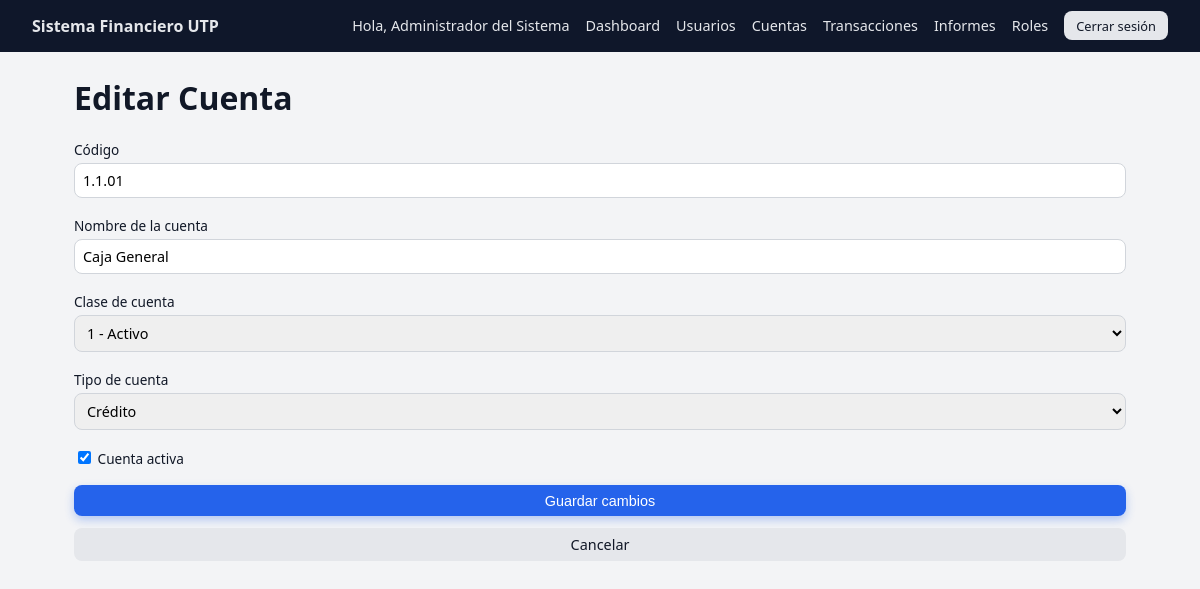
/public/accounts.php?action=edit&id=1 (signed in), run on the app's committed database.
### tables this page shows
CREATE TABLE `accounts` (
  `id` int NOT NULL,
  `code` varchar(20) NOT NULL,
  `name` varchar(150) NOT NULL,
  `account_class` tinyint NOT NULL,
  `account_type` enum('debit','credit') NOT NULL,
  `balance` decimal(15,2) DEFAULT '0.00',
  `is_active` tinyint(1) DEFAULT '1',
  `created_by` int NOT NULL,
  `created_at` timestamp NULL DEFAULT CURRENT_TIMESTAMP,
  `updated_at` timestamp NULL DEFAULT CURRENT_TIMESTAMP ON UPDATE CURRENT_TIMESTAMP
);

### src/Controllers/AccountController.php (called while the page is built, shortened)
<?php
class AccountController
{
    private AccountRepository $accountRepo;
    public function __construct()
    {
        $this->accountRepo = new AccountRepository();
    }
    public function showEdit(int $id, array $errors = [], array $oldData = []): void
    {
        $account = $this->accountRepo->findById($id);
        include BASE_PATH . '/views/accounts/edit.php';
    }
}

### src/Database/Connection.php (called while the page is built, shortened)
<?php
class Connection
{
    private static ?PDO $instance = null;
    public static function getInstance(): PDO
    {
        if (self::$instance === null) {
            $dsn = 'mysql:host=' . DB_HOST . ';port=' . DB_PORT . ';dbname=' . DB_NAME . ';charset=utf8mb4';
            try {
                self::$instance = new PDO($dsn, DB_USER, DB_PASS, [
                    PDO::ATTR_ERRMODE            => PDO::ERRMODE_EXCEPTION,
                    PDO::ATTR_DEFAULT_FETCH_MODE => PDO::FETCH_ASSOC,
                    PDO::ATTR_EMULATE_PREPARES   => false,
                ]);
            } catch (PDOException $e) {
                die('Error de conexión a la base de datos.');
            }
        }
        return self::$instance;
    }
}

### src/Repositories/AccountRepository.php (called while the page is built, shortened)
<?php
class AccountRepository
{
    private PDO $db;
    public function __construct()
    {
        $this->db = Connection::getInstance();
    }
    public function findById(int $id): ?array
    {
        $sql  = "SELECT a.*, u.username AS created_by_username
                 FROM accounts a
                 LEFT JOIN users u ON u.id = a.created_by
                 WHERE a.id = :id
                 LIMIT 1";
        $stmt = $this->db->prepare($sql);
        $stmt->execute(['id' => $id]);
        $account = $stmt->fetch();
        return $account ?: null;
    }
}

### src/Security/Sanitizer.php (called while the page is built, shortened)
<?php
class Sanitizer
{
    public static function cleanString(?string $value): string
    {
        return htmlspecialchars(trim((string) $value), ENT_QUOTES, 'UTF-8');
    }
}

### views/accounts/edit.php (the view, shortened to what this page needs)
<?php
$oldData = $oldData ?? [];
$values = [
    'code'          => $account['code'],
    'name'          => $account['name'],
    'account_class' => $account['account_class'],
    'account_type'  => $account['account_type'],
    'is_active'     => $account['is_active'],
];
$values = array_merge($values, $oldData);
$classLabels = [
    1 => '1 - Activo',
    2 => '2 - Pasivo',
    3 => '3 - Patrimonio',
    4 => '4 - Ingresos',
    5 => '5 - Gastos',
    6 => '6 - Costos',
    7 => '7 - Otros Gastos',
];
include BASE_PATH . '/views/layouts/header.php';
?>
<h1>Editar Cuenta</h1>
<form action="<?= BASE_URL ?>/accounts.php?action=edit&id=<?= (int)$account['id'] ?>" method="post" class="form">
    <div class="form-group">
        <label for="code">Código</label>
        <input type="text" name="code" id="code"
               value="<?= Sanitizer::cleanString($values['code']) ?>" required>
    </div>
    <div class="form-group">
        <label for="name">Nombre de la cuenta</label>
        <input type="text" name="name" id="name"
               value="<?= Sanitizer::cleanString($values['name']) ?>" required>
    </div>
    <div class="form-group">
        <label for="account_class">Clase de cuenta</label>
        <select name="account_class" id="account_class" required>
            <?php foreach ($classLabels as $value => $label): ?>
                <option value="<?= $value ?>"
                    <?= ((int)$values['account_class'] === $value) ? 'selected' : '' ?>>
                    <?= $label ?>
                </option>
            <?php endforeach; ?>
        </select>
    </div>
    <div class="form-group">
        <label for="account_type">Tipo de cuenta</label>
        <select name="account_type" id="account_type" required>
            <option value="credit" <?= ($values['account_type'] === 'credit') ? 'selected' : '' ?>>Crédito</option>
        </select>
    </div>
    <div class="form-group">
        <label>
            <input type="checkbox" name="is_active" value="1"
                <?= $values['is_active'] ? 'checked' : '' ?>>
            Cuenta activa
        </label>
    </div>
    <button type="submit" class="btn btn-primary">Guardar cambios</button>
    <a href="<?= BASE_URL ?>/accounts.php" class="btn btn-secondary">Cancelar</a>
</form>
<?php include BASE_PATH . '/views/layouts/footer.php'; ?>

### public/assets/css/style.css (style rules this page uses)
:root { --color-bg: #f3f4f6; --color-bg-dark: #0f172a; --color-bg-card: #ffffff; --color-primary: #2563eb; --color-primary-soft: #dbeafe; --color-primary-dark: #1d4ed8; --color-danger: #dc2626; --color-text-main: #111827; --color-text-muted: #6b7280; --radius-lg: 12px; --radius-md: 8px; --shadow-soft: 0 10px 25px rgba(15, 23, 42, 0.08); --font-main: system-ui, -apple-system, BlinkMacSystemFont, "Segoe UI", sans-serif; }
*, *::before, *::after { box-sizing: border-box; }
body { margin: 0; font-family: var(--font-main); background: var(--color-bg); color: var(--color-text-main); }
a { color: var(--color-primary-dark); text-decoration: none; }
.btn { display: inline-flex; align-items: center; justify-content: center; padding: 0.45rem 0.9rem; border-radius: var(--radius-md); border: none; font-size: 0.9rem; cursor: pointer; font-weight: 500; text-decoration: none; transition: background 0.15s ease, transform 0.1s ease, box-shadow 0.1s ease; }
.btn-primary { background: var(--color-primary); color: #ffffff; box-shadow: 0 4px 10px rgba(37, 99, 235, 0.3); }
.btn-secondary { background: #e5e7eb; color: #111827; }
.dashboard-body { background: var(--color-bg); }
.form { display: flex; flex-direction: column; gap: 0.75rem; }
.form-group { display: flex; flex-direction: column; gap: 0.25rem; margin-bottom: 0.35rem; }
label { font-size: 0.85rem; color: var(--color-text-main); }
input[type="text"], input[type="password"], input[type="email"], input[type="number"], input[type="date"], select { padding: 0.45rem 0.5rem; border-radius: 8px; border: 1px solid #d1d5db; font-size: 0.9rem; font-family: inherit; outline: none; transition: border-color 0.12s ease, box-shadow 0.12s ease; }

### data on the page
accounts: code "1.1.01", name "Caja General", account_class "1 - Activo", account_type "Crédito", is_active "☑"

### other printed values
APP_NAME "Sistema Financiero UTP"
$full_name "Administrador del Sistema"
